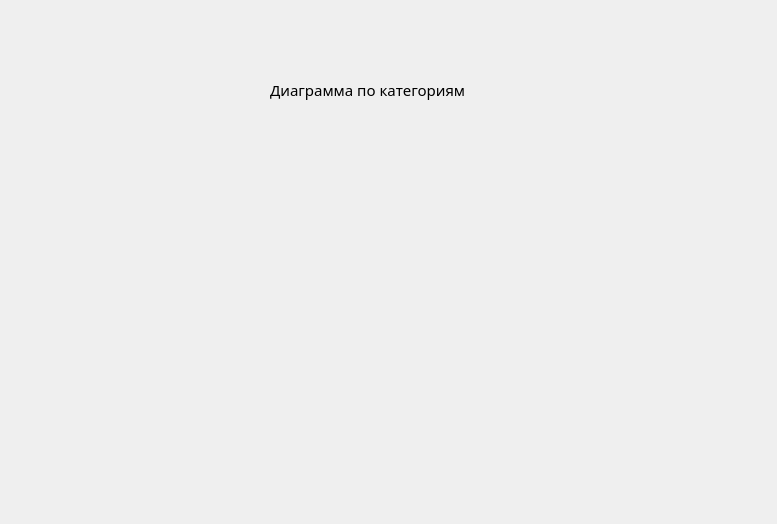
<?xml version="1.0" encoding="UTF-8"?>
<ui version="4.0">
 <class>Diagram</class>
 <widget class="QWidget" name="Diagram">
  <property name="geometry">
   <rect>
    <x>0</x>
    <y>0</y>
    <width>777</width>
    <height>524</height>
   </rect>
  </property>
  <property name="windowTitle">
   <string>Form</string>
  </property>
  <property name="windowIcon">
   <iconset>
    <normaloff>../../../../Mari/Pictures/pngtree-realistic-3d-rag-mop-and-plastic-bucket-png-image_6086440.png</normaloff>../../../../Mari/Pictures/pngtree-realistic-3d-rag-mop-and-plastic-bucket-png-image_6086440.png</iconset>
  </property>
  <widget class="QLabel" name="label">
   <property name="geometry">
    <rect>
     <x>270</x>
     <y>80</y>
     <width>281</width>
     <height>20</height>
    </rect>
   </property>
   <property name="font">
    <font>
     <family>Century Gothic</family>
     <pointsize>11</pointsize>
    </font>
   </property>
   <property name="text">
    <string>Диаграмма по категориям</string>
   </property>
  </widget>
 </widget>
 <resources/>
 <connections/>
</ui>
